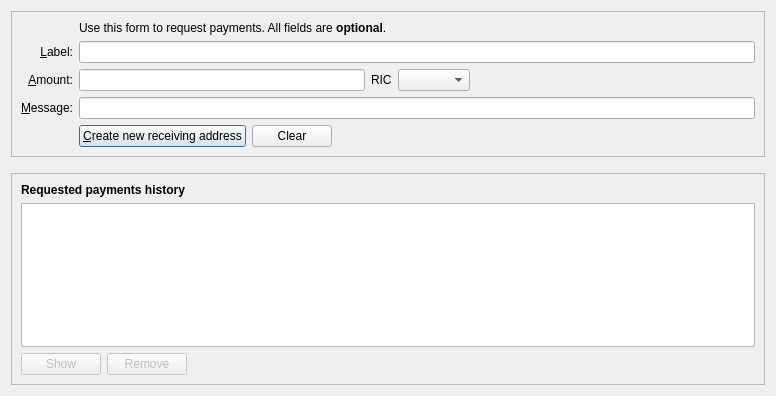
<?xml version="1.0" encoding="UTF-8"?>
<ui version="4.0">
 <class>ReceiveCoinsDialog</class>
 <widget class="QDialog" name="ReceiveCoinsDialog">
  <property name="geometry">
   <rect>
    <x>0</x>
    <y>0</y>
    <width>776</width>
    <height>396</height>
   </rect>
  </property>
  <layout class="QVBoxLayout" name="verticalLayout" stretch="0,0,1">
   <item>
    <widget class="QFrame" name="frame2">
     <property name="sizePolicy">
      <sizepolicy hsizetype="Preferred" vsizetype="Expanding">
       <horstretch>0</horstretch>
       <verstretch>0</verstretch>
      </sizepolicy>
     </property>
     <property name="frameShape">
      <enum>QFrame::StyledPanel</enum>
     </property>
     <property name="frameShadow">
      <enum>QFrame::Sunken</enum>
     </property>
     <layout class="QVBoxLayout" name="verticalLayout_3">
      <item>
       <layout class="QGridLayout" name="gridLayout">
        <item row="5" column="0">
         <widget class="QLabel" name="label">
          <property name="toolTip">
           <string>An optional amount to request. Leave this empty or zero to not request a specific amount.</string>
          </property>
          <property name="text">
           <string>&amp;Amount:</string>
          </property>
          <property name="alignment">
           <set>Qt::AlignRight|Qt::AlignTrailing|Qt::AlignVCenter</set>
          </property>
          <property name="buddy">
           <cstring>reqAmount</cstring>
          </property>
         </widget>
        </item>
        <item row="6" column="0">
         <widget class="QLabel" name="label_3">
          <property name="toolTip">
           <string>An optional message to attach to the payment request, which will be displayed when the request is opened. Note: The message will not be sent with the payment over the Freycoin network.</string>
          </property>
          <property name="text">
           <string>&amp;Message:</string>
          </property>
          <property name="alignment">
           <set>Qt::AlignRight|Qt::AlignTrailing|Qt::AlignVCenter</set>
          </property>
          <property name="buddy">
           <cstring>reqMessage</cstring>
          </property>
         </widget>
        </item>
        <item row="4" column="2">
         <widget class="QLineEdit" name="reqLabel">
          <property name="toolTip">
           <string>An optional label to associate with the new receiving address (used by you to identify an invoice).  It is also attached to the payment request.</string>
          </property>
         </widget>
        </item>
        <item row="2" column="2">
         <widget class="QLabel" name="label_5">
          <property name="text">
           <string>Use this form to request payments. All fields are &lt;b&gt;optional&lt;/b&gt;.</string>
          </property>
         </widget>
        </item>
        <item row="4" column="0">
         <widget class="QLabel" name="label_2">
          <property name="toolTip">
           <string>An optional label to associate with the new receiving address.</string>
          </property>
          <property name="text">
           <string>&amp;Label:</string>
          </property>
          <property name="alignment">
           <set>Qt::AlignRight|Qt::AlignTrailing|Qt::AlignVCenter</set>
          </property>
          <property name="buddy">
           <cstring>reqLabel</cstring>
          </property>
         </widget>
        </item>
        <item row="6" column="2">
         <widget class="QLineEdit" name="reqMessage">
          <property name="toolTip">
           <string>An optional message that is attached to the payment request and may be displayed to the sender.</string>
          </property>
         </widget>
        </item>
        <item row="7" column="2">
         <layout class="QHBoxLayout" name="horizontalLayout">
          <item>
           <widget class="QPushButton" name="receiveButton">
            <property name="minimumSize">
             <size>
              <width>150</width>
              <height>0</height>
             </size>
            </property>
            <property name="text">
             <string>&amp;Create new receiving address</string>
            </property>
            <property name="icon">
             <iconset resource="../bitcoin.qrc">
              <normaloff>:/icons/receiving_addresses</normaloff>:/icons/receiving_addresses</iconset>
            </property>
            <property name="autoDefault">
             <bool>false</bool>
            </property>
            <property name="default">
             <bool>true</bool>
            </property>
           </widget>
          </item>
          <item>
           <widget class="QPushButton" name="clearButton">
            <property name="sizePolicy">
             <sizepolicy hsizetype="Minimum" vsizetype="Fixed">
              <horstretch>0</horstretch>
              <verstretch>0</verstretch>
             </sizepolicy>
            </property>
            <property name="toolTip">
             <string>Clear all fields of the form.</string>
            </property>
            <property name="text">
             <string>Clear</string>
            </property>
            <property name="icon">
             <iconset resource="../bitcoin.qrc">
              <normaloff>:/icons/remove</normaloff>:/icons/remove</iconset>
            </property>
            <property name="autoDefault">
             <bool>false</bool>
            </property>
           </widget>
          </item>
          <item>
           <spacer name="horizontalSpacer">
            <property name="orientation">
             <enum>Qt::Horizontal</enum>
            </property>
            <property name="sizeHint" stdset="0">
             <size>
              <width>40</width>
              <height>20</height>
             </size>
            </property>
           </spacer>
          </item>
         </layout>
        </item>
        <item row="7" column="0">
         <widget class="QLabel" name="label_7">
          <property name="text">
           <string/>
          </property>
         </widget>
        </item>
        <item row="5" column="2">
         <layout class="QHBoxLayout" name="horizontalLayout_6">
          <item>
           <widget class="FreycoinAmountField" name="reqAmount">
            <property name="toolTip">
             <string>An optional amount to request. Leave this empty or zero to not request a specific amount.</string>
            </property>
           </widget>
          </item>
          <item>
           <widget class="QLabel" name="unitlLabel">
            <property name="text">
             <string>RIC</string>
            </property>
           </widget>
          </item>
          <item>
           <widget class="QComboBox" name="addressType">
            <property name="sizePolicy">
             <sizepolicy hsizetype="Fixed" vsizetype="Fixed">
              <horstretch>0</horstretch>
              <verstretch>0</verstretch>
             </sizepolicy>
            </property>
            <property name="maximumSize">
             <size>
              <width>1000</width>
              <height>16777215</height>
             </size>
            </property>
            <property name="focusPolicy">
             <enum>Qt::StrongFocus</enum>
            </property>
           </widget>
          </item>
          <item>
           <spacer name="horizontalSpacer_3">
            <property name="orientation">
             <enum>Qt::Horizontal</enum>
            </property>
            <property name="sizeHint" stdset="0">
             <size>
              <width>0</width>
              <height>0</height>
             </size>
            </property>
           </spacer>
          </item>
         </layout>
        </item>
       </layout>
      </item>
     </layout>
    </widget>
   </item>
   <item>
    <spacer name="verticalSpacer_2">
     <property name="orientation">
      <enum>Qt::Vertical</enum>
     </property>
     <property name="sizeHint" stdset="0">
      <size>
       <width>20</width>
       <height>10</height>
      </size>
     </property>
    </spacer>
   </item>
   <item>
    <widget class="QFrame" name="frame">
     <property name="sizePolicy">
      <sizepolicy hsizetype="Preferred" vsizetype="Expanding">
       <horstretch>0</horstretch>
       <verstretch>0</verstretch>
      </sizepolicy>
     </property>
     <property name="frameShape">
      <enum>QFrame::StyledPanel</enum>
     </property>
     <property name="frameShadow">
      <enum>QFrame::Raised</enum>
     </property>
     <layout class="QVBoxLayout" name="verticalLayout_2">
      <item>
       <widget class="QLabel" name="label_6">
        <property name="font">
         <font>
          <weight>75</weight>
          <bold>true</bold>
         </font>
        </property>
        <property name="text">
         <string>Requested payments history</string>
        </property>
       </widget>
      </item>
      <item>
       <widget class="QTableView" name="recentRequestsView">
        <property name="contextMenuPolicy">
         <enum>Qt::CustomContextMenu</enum>
        </property>
        <property name="tabKeyNavigation">
         <bool>false</bool>
        </property>
        <property name="sortingEnabled">
         <bool>true</bool>
        </property>
       </widget>
      </item>
      <item>
       <layout class="QHBoxLayout" name="horizontalLayout_2">
        <item>
         <widget class="QPushButton" name="showRequestButton">
          <property name="enabled">
           <bool>false</bool>
          </property>
          <property name="toolTip">
           <string>Show the selected request (does the same as double clicking an entry)</string>
          </property>
          <property name="text">
           <string>Show</string>
          </property>
          <property name="icon">
           <iconset resource="../bitcoin.qrc">
            <normaloff>:/icons/eye</normaloff>:/icons/eye</iconset>
          </property>
          <property name="autoDefault">
           <bool>false</bool>
          </property>
         </widget>
        </item>
        <item>
         <widget class="QPushButton" name="removeRequestButton">
          <property name="enabled">
           <bool>false</bool>
          </property>
          <property name="toolTip">
           <string>Remove the selected entries from the list</string>
          </property>
          <property name="text">
           <string>Remove</string>
          </property>
          <property name="icon">
           <iconset resource="../bitcoin.qrc">
            <normaloff>:/icons/remove</normaloff>:/icons/remove</iconset>
          </property>
          <property name="autoDefault">
           <bool>false</bool>
          </property>
         </widget>
        </item>
        <item>
         <spacer name="horizontalSpacer_2">
          <property name="orientation">
           <enum>Qt::Horizontal</enum>
          </property>
          <property name="sizeHint" stdset="0">
           <size>
            <width>40</width>
            <height>20</height>
           </size>
          </property>
         </spacer>
        </item>
       </layout>
      </item>
     </layout>
    </widget>
   </item>
  </layout>
 </widget>
 <customwidgets>
  <customwidget>
   <class>FreycoinAmountField</class>
   <extends>QLineEdit</extends>
   <header>qt/freycoinamountfield.h</header>
   <container>1</container>
  </customwidget>
 </customwidgets>
 <tabstops>
  <tabstop>reqLabel</tabstop>
  <tabstop>reqAmount</tabstop>
  <tabstop>addressType</tabstop>
  <tabstop>reqMessage</tabstop>
  <tabstop>receiveButton</tabstop>
  <tabstop>clearButton</tabstop>
  <tabstop>recentRequestsView</tabstop>
  <tabstop>showRequestButton</tabstop>
  <tabstop>removeRequestButton</tabstop>
 </tabstops>
 <resources>
  <include location="../bitcoin.qrc"/>
 </resources>
 <connections/>
</ui>
